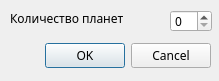
<?xml version="1.0" encoding="UTF-8"?>
<ui version="4.0">
 <class>Dialog</class>
 <widget class="QDialog" name="Dialog">
  <property name="geometry">
   <rect>
    <x>0</x>
    <y>0</y>
    <width>219</width>
    <height>81</height>
   </rect>
  </property>
  <property name="sizePolicy">
   <sizepolicy hsizetype="Fixed" vsizetype="Fixed">
    <horstretch>0</horstretch>
    <verstretch>0</verstretch>
   </sizepolicy>
  </property>
  <property name="windowTitle">
   <string>Dialog</string>
  </property>
  <widget class="QDialogButtonBox" name="buttonBox">
   <property name="geometry">
    <rect>
     <x>0</x>
     <y>40</y>
     <width>211</width>
     <height>32</height>
    </rect>
   </property>
   <property name="font">
    <font>
     <family>Montserrat</family>
    </font>
   </property>
   <property name="orientation">
    <enum>Qt::Horizontal</enum>
   </property>
   <property name="standardButtons">
    <set>QDialogButtonBox::Cancel|QDialogButtonBox::Ok</set>
   </property>
  </widget>
  <widget class="QSpinBox" name="planetCount">
   <property name="geometry">
    <rect>
     <x>170</x>
     <y>10</y>
     <width>42</width>
     <height>22</height>
    </rect>
   </property>
   <property name="font">
    <font>
     <family>Montserrat</family>
    </font>
   </property>
  </widget>
  <widget class="QLabel" name="label">
   <property name="geometry">
    <rect>
     <x>10</x>
     <y>10</y>
     <width>141</width>
     <height>16</height>
    </rect>
   </property>
   <property name="font">
    <font>
     <family>Montserrat</family>
    </font>
   </property>
   <property name="text">
    <string>Количество планет</string>
   </property>
  </widget>
  <widget class="QWidget" name="verticalLayoutWidget">
   <property name="geometry">
    <rect>
     <x>0</x>
     <y>0</y>
     <width>2</width>
     <height>2</height>
    </rect>
   </property>
   <layout class="QVBoxLayout" name="verticalLayout"/>
  </widget>
  <zorder>planetCount</zorder>
  <zorder>label</zorder>
  <zorder>buttonBox</zorder>
  <zorder>verticalLayoutWidget</zorder>
 </widget>
 <resources/>
 <connections>
  <connection>
   <sender>buttonBox</sender>
   <signal>accepted()</signal>
   <receiver>Dialog</receiver>
   <slot>accept()</slot>
   <hints>
    <hint type="sourcelabel">
     <x>248</x>
     <y>254</y>
    </hint>
    <hint type="destinationlabel">
     <x>157</x>
     <y>274</y>
    </hint>
   </hints>
  </connection>
  <connection>
   <sender>buttonBox</sender>
   <signal>rejected()</signal>
   <receiver>Dialog</receiver>
   <slot>reject()</slot>
   <hints>
    <hint type="sourcelabel">
     <x>316</x>
     <y>260</y>
    </hint>
    <hint type="destinationlabel">
     <x>286</x>
     <y>274</y>
    </hint>
   </hints>
  </connection>
 </connections>
</ui>
